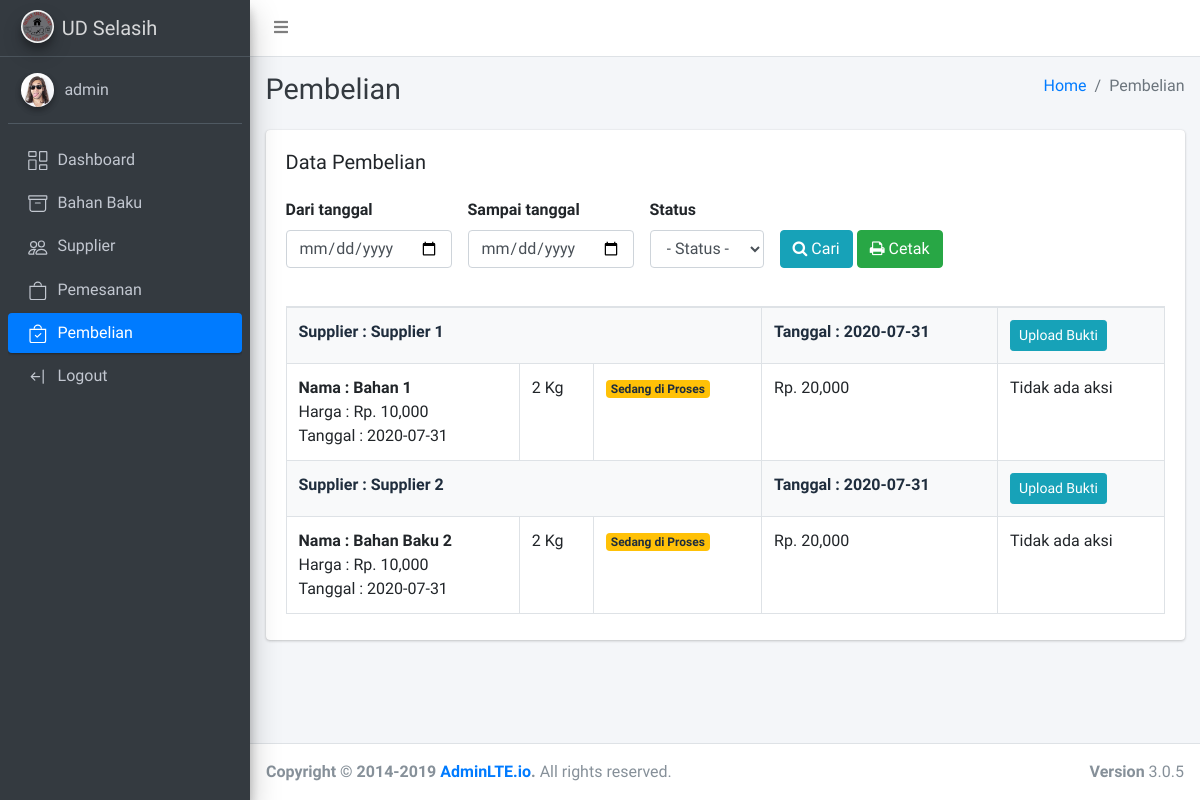
The app's page /pembelian/index.php (signed in), older data.
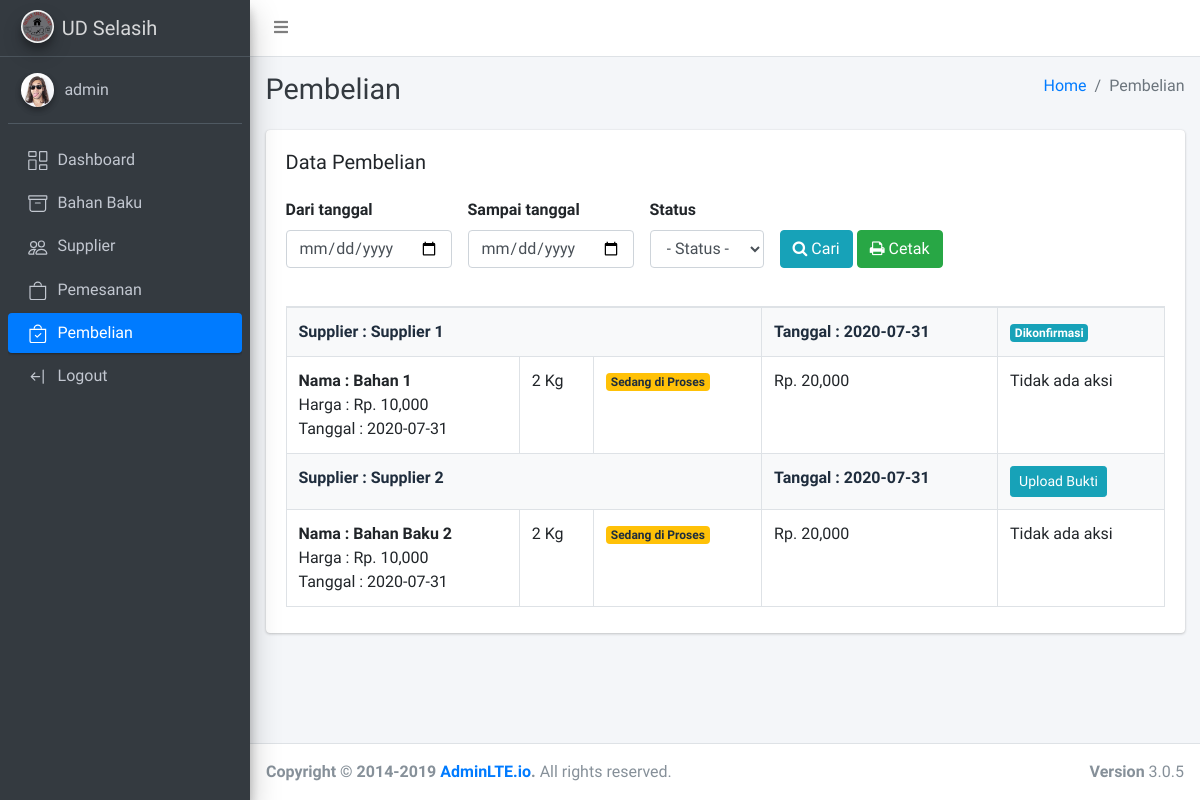
The same page, newer data.
### tables this page shows
CREATE TABLE `tb_order` (
  `id` int(11) NOT NULL,
  `id_supplier` int(11) NOT NULL,
  `status` int(11) NOT NULL,
  `bukti` varchar(100) NOT NULL,
  `tanggal` date NOT NULL
);

CREATE TABLE `tb_supplier` (
  `id` int(11) NOT NULL,
  `nama_supplier` varchar(50) NOT NULL,
  `alamat` varchar(255) NOT NULL,
  `no_handphone` varchar(30) NOT NULL,
  `username` varchar(30) NOT NULL,
  `email` varchar(100) NOT NULL,
  `password` varchar(30) NOT NULL
);

### qb.php (called while the page is built, shortened)
<?php
require_once 'db.php';
function get($tbl){
    global $conn;
    $query = "SELECT * FROM $tbl";
    $res = $conn->query($query);
    return $res->fetch_all(MYSQLI_ASSOC);
}
function getBy($tbl,$clause){
    global $conn;
    $and = "";
    foreach($clause as $k => $v)
    {
        $and .= $k."='".$v."'";
    }
    $query = "SELECT * FROM $tbl WHERE $and";
    $res = $conn->query($query);
    return $res->fetch_all(MYSQLI_ASSOC);
}
function single($tbl,$id){
    global $conn;
    $id = is_numeric($id) ? $id : "'$id'";
    $query = "SELECT * FROM $tbl where id=$id";
    $res = $conn->query($query);
    return $res->fetch_assoc();
}

### pembelian/index.php (the view, shortened to what the changed rows need)
<?php
    require_once '../qb.php';
    require_once '../layouts/header.php';
    $pembelian = $_SESSION['user']['level'] == 'supplier' ? getForSupplier($_SESSION['user']['id']) : get("tb_pembelian");
    $orders = $_SESSION['user']['level'] == 'supplier' ? getForSupplier($_SESSION['user']['id']) : get('tb_order');
?>
<div class="content-header">
      <div class="container-fluid">
        <div class="row mb-2">
          <div class="col-sm-6">
            <h1 class="m-0 text-dark">Pembelian</h1>
          </div>
        </div>
      </div>
    </div>
    <section class="content">
        <div class="container-fluid">
<div class="row">
    <div class="col-12">
        <div class="card">
            <div class="card-body">
                <div id="print">
                    <table class="table table-bordered table-stripped" width="100%">
                        <tbody>
                            <?php if(count($orders) > 0):
                                foreach($orders as $ord):
                                    $pems = getBy('tb_pembelian',['id_order'=>$ord['id']]);
                                    $suppl = single('tb_supplier',$ord['id_supplier']);
                                ?>
                                <tr class="bg-light">
                                    <td colspan="3"><b>Supplier : <?=$suppl['nama_supplier']?></b></td>
                                    <td><b>Tanggal : <?=$ord['tanggal']?></b></td>
                                    <?php if($ord['bukti'] == null && $_SESSION['user']['level'] != 'supplier'): ?>
                                        <td>
                                            <button class="btn btn-info btn-sm" onclick="upload()">Upload Bukti</button>
                                        </td>
                                    <?php else: ?>
                                        <td>
                                            <span class="badge badge-info">
                                                <?php
                                                if($_SESSION['user']['level'] != 'supplier'){
                                                    if($ord['status'] == 1){
                                                        echo "Bukti telah dikirim";
                                                    }elseif($ord['status'] == 2){
                                                        echo "Dikonfirmasi";
                                                    }elseif($ord['status'] == 3){
                                                        echo "Ditolak";
                                                    }elseif($ord['status'] == 4){
                                                        echo "Selesai";
                                                    }
                                                }
                                                ?>
                                            </span>
                                        </td>
                                    <?php endif; ?>
                                </tr>
                                <?php
                                    foreach($pems as $pem):
                                ?>
                                <tr>
                                    <td>
                                        <b>Nama : <?= $pem["nama_bahan_baku"] ?></b>
                                        <br>
                                        <span>Harga : Rp. <?= number_format($pem["harga"]) ?></span>
                                        <br>
                                        <span>Tanggal : <?= $pem["tanggal"] ?></span>
                                    </td>
                                    <td><?= $pem["jumlah"] ?> Kg</td>
                                    <td>
                                    <?php if($pem['keterangan'] == 'checkout'): ?>
                                        <span class="badge badge-warning">Sedang di Proses</span>
                                    <?php elseif($pem['keterangan']=='diterima'): ?>
                                        <span class="badge badge-info"><?= $pem["keterangan"] ?></span>
                                    <?php elseif($pem['keterangan']=='diterima'): ?>
                                        <span class="badge badge-danger"><?= $pem["keterangan"] ?></span>
                                    <?php elseif($pem['keterangan']=='selesai'): ?>
                                        <span class="badge badge-success"><?= $pem["keterangan"] ?></span>
                                    <?php elseif($pem['keterangan']=='ditolak'): ?>
                                        <span class="badge badge-danger"><?= $pem["keterangan"] ?></span>
                                    <?php endif ?>
                                    </td>
                                    <td>Rp. <?= number_format($pem["total"]) ?></td>
                                    <?php if($_SESSION['user']['level'] == 'supplier' && $ord['status'] == 2): ?>
                                        <td class="no-print">
                                            <a href="index.php?available=<?=$pem['id']?>" class="badge badge-success">Bahan baku tersedia</a>
                                            <a href="index.php?unavailable=<?=$pem['id']?>" class="badge badge-danger">Bahan baku tidak tersedia</a>
                                        </td>
                                    <?php elseif($pem['keterangan'] == 'diterima'): ?>
                                        <td class="no-print">
                                            <a href="index.php?confirm=<?=$pem['id']?>" class="badge badge-success">Konfirmasi</a>
                                        </td>
                                    <?php else: ?>
                                        <td class="no-print">Tidak ada aksi</td>
                                    <?php endif ?>
                                </tr>
                                <?php endforeach;?>
                            <?php endforeach;?>
                            <?php else: ?>
                                <tr class="text-center">
                                    <td colspan="6">Tidak ada Data</td>
                                </tr>
                            <?php endif ?>
                        </tbody>
                    </table>
                </div>
            </div>
        </div>
    </div>
</div>
<?php
    require_once '../layouts/footer.php';
?>

Row changes from the older to the newer data that the page shows:
changed tb_order "Supplier 1": bukti "Upload Bukti" → "Dikonfirmasi"
